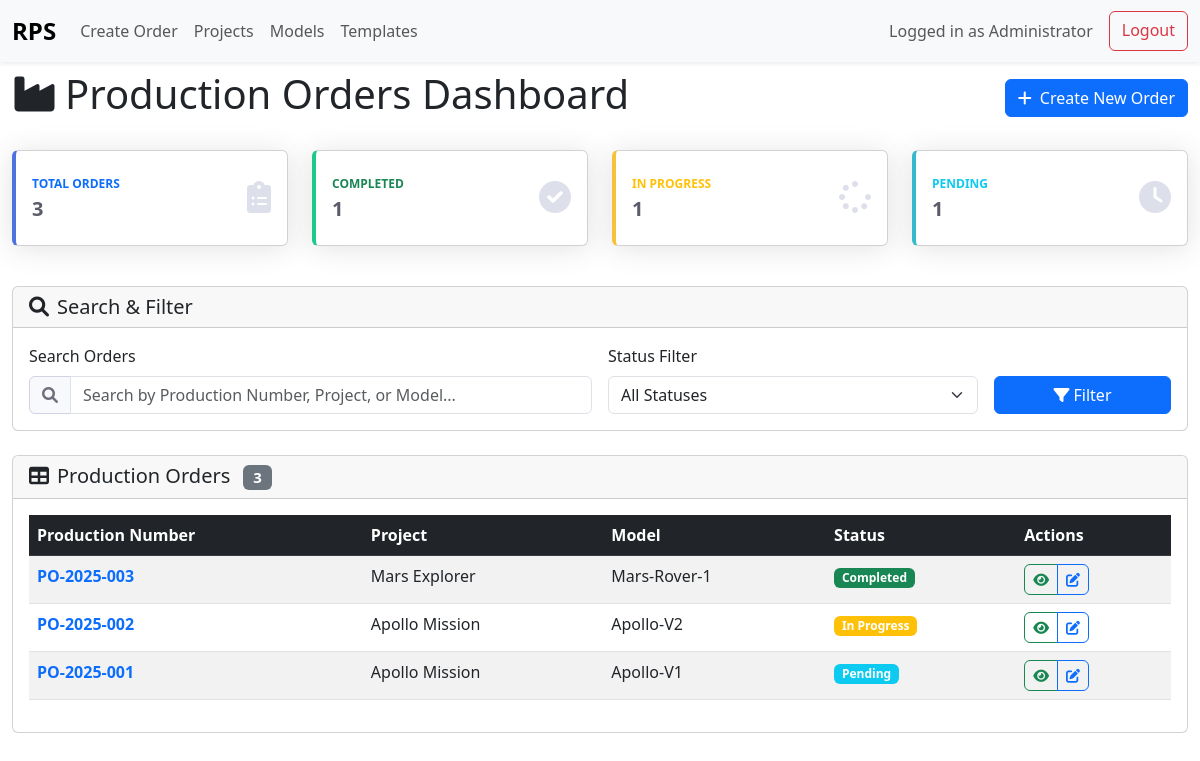
/index.php (signed in), run on the app's committed database.
### tables this page shows
CREATE TABLE ProductionOrders (
    ProductionNumber VARCHAR(50) PRIMARY KEY,
    EmptyTubeNumber VARCHAR(50),
    ProjectID INT NOT NULL,
    ModelID INT NOT NULL,
    MC02_Status VARCHAR(30) DEFAULT 'Pending',
    MC02_SignedBy_UserID INT NULL,
    MC02_SignedDate DATETIME NULL,
    CONSTRAINT FK_ProdOrders_Projects FOREIGN KEY(ProjectID)
        REFERENCES Projects(ProjectID),
    CONSTRAINT FK_ProdOrders_Models FOREIGN KEY(ModelID)
        REFERENCES Models(ModelID),
    CONSTRAINT FK_ProdOrders_Users FOREIGN KEY(MC02_SignedBy_UserID)
        REFERENCES Users(UserID)
);

CREATE TABLE Projects (
    ProjectID INT AUTO_INCREMENT PRIMARY KEY,
    ProjectName VARCHAR(100) NOT NULL UNIQUE
);

CREATE TABLE Models (
    ModelID INT AUTO_INCREMENT PRIMARY KEY,
    ProjectID INT NOT NULL,
    ModelName VARCHAR(100) NOT NULL,
    CONSTRAINT FK_Models_Projects FOREIGN KEY(ProjectID)
        REFERENCES Projects(ProjectID)
);

### public/index.php (the view, shortened to what this page needs)
<?php
$pdo = Database::connect();
$search = $_GET['search'] ?? '';
$statusFilter = $_GET['status'] ?? '';
$query = 'SELECT po.ProductionNumber, p.ProjectName, m.ModelName, po.MC02_Status
          FROM ProductionOrders po
          LEFT JOIN Projects p ON po.ProjectID = p.ProjectID
          LEFT JOIN Models m ON po.ModelID = m.ModelID
          WHERE 1=1';
$params = [];
$query .= ' ORDER BY po.ProductionNumber DESC';
$stmt = $pdo->prepare($query);
$stmt->execute($params);
$orders = $stmt->fetchAll(PDO::FETCH_ASSOC);
$kpiData = [];
$kpiQueries = [
    'total' => 'SELECT COUNT(*) FROM ProductionOrders',
    'completed' => 'SELECT COUNT(*) FROM ProductionOrders WHERE MC02_Status = "Completed"',
    'in_progress' => 'SELECT COUNT(*) FROM ProductionOrders WHERE MC02_Status = "In Progress"',
    'pending' => 'SELECT COUNT(*) FROM ProductionOrders WHERE MC02_Status IS NULL OR MC02_Status = "" OR MC02_Status = "Pending"'
];
foreach ($kpiQueries as $key => $kpiQuery) {
    $kpiData[$key] = $pdo->query($kpiQuery)->fetchColumn();
}
include __DIR__ . '/templates/header.php';
?>
<div class="row">
    <div class="col-12">
        <div class="d-flex justify-content-between align-items-center mb-4">
            <h1><i class="fas fa-industry me-2"></i>Production Orders Dashboard</h1>
            <a href="create_order.php" class="btn btn-primary">
                <i class="fas fa-plus me-2"></i>Create New Order
            </a>
        </div>
        <div class="row mb-4">
            <div class="col-xl-3 col-md-6 mb-3">
                <div class="card border-left-primary shadow h-100 py-2">
                    <div class="card-body">
                        <div class="row no-gutters align-items-center">
                            <div class="col mr-2">
                                <div class="text-xs font-weight-bold text-primary text-uppercase mb-1">
                                    Total Orders
                                </div>
                                <div class="h5 mb-0 font-weight-bold text-gray-800">
                                    <?php echo $kpiData['total']; ?>
                                </div>
                            </div>
                            <div class="col-auto">
                                <i class="fas fa-clipboard-list fa-2x text-gray-300"></i>
                            </div>
                        </div>
                    </div>
                </div>
            </div>
            <div class="col-xl-3 col-md-6 mb-3">
                <div class="card border-left-success shadow h-100 py-2">
                    <div class="card-body">
                        <div class="row no-gutters align-items-center">
                            <div class="col mr-2">
                                <div class="text-xs font-weight-bold text-success text-uppercase mb-1">
                                    Completed
                                </div>
                                <div class="h5 mb-0 font-weight-bold text-gray-800">
                                    <?php echo $kpiData['completed']; ?>
                                </div>
                            </div>
                            <div class="col-auto">
                                <i class="fas fa-check-circle fa-2x text-gray-300"></i>
                            </div>
                        </div>
                    </div>
                </div>
            </div>
            <div class="col-xl-3 col-md-6 mb-3">
                <div class="card border-left-warning shadow h-100 py-2">
                    <div class="card-body">
                        <div class="row no-gutters align-items-center">
                            <div class="col mr-2">
                                <div class="text-xs font-weight-bold text-warning text-uppercase mb-1">
                                    In Progress
                                </div>
                                <div class="h5 mb-0 font-weight-bold text-gray-800">
                                    <?php echo $kpiData['in_progress']; ?>
                                </div>
                            </div>
                            <div class="col-auto">
                                <i class="fas fa-spinner fa-2x text-gray-300"></i>
                            </div>
                        </div>
                    </div>
                </div>
            </div>
            <div class="col-xl-3 col-md-6 mb-3">
                <div class="card border-left-info shadow h-100 py-2">
                    <div class="card-body">
                        <div class="row no-gutters align-items-center">
                            <div class="col mr-2">
                                <div class="text-xs font-weight-bold text-info text-uppercase mb-1">
                                    Pending
                                </div>
                                <div class="h5 mb-0 font-weight-bold text-gray-800">
                                    <?php echo $kpiData['pending']; ?>
                                </div>
                            </div>
                            <div class="col-auto">
                                <i class="fas fa-clock fa-2x text-gray-300"></i>
                            </div>
                        </div>
                    </div>
                </div>
            </div>
        </div>
        <div class="card mb-4">
            <div class="card-header">
                <h5 class="card-title mb-0"><i class="fas fa-search me-2"></i>Search & Filter</h5>
            </div>
            <div class="card-body">
                <form method="GET" class="row g-3">
                    <div class="col-md-6">
                        <label class="form-label">Search Orders</label>
                        <div class="input-group">
                            <span class="input-group-text"><i class="fas fa-search"></i></span>
                            <input type="text" name="search" id="search-input" class="form-control"
                                   placeholder="Search by Production Number, Project, or Model..."
                                   value="<?php echo htmlspecialchars($search); ?>">
                        </div>
                    </div>
                    <div class="col-md-4">
                        <label class="form-label">Status Filter</label>
                        <select name="status" class="form-select">
                            <option value="">All Statuses</option>
                        </select>
                    </div>
                    <div class="col-md-2">
                        <label class="form-label">&nbsp;</label>
                        <div class="d-grid">
                            <button type="submit" class="btn btn-primary">
                                <i class="fas fa-filter me-1"></i>Filter
                            </button>
                        </div>
                    </div>
                </form>
            </div>
        </div>
        <div class="card">
            <div class="card-header">
                <h5 class="card-title mb-0">
                    <i class="fas fa-table me-2"></i>Production Orders
                    <span class="badge bg-secondary ms-2"><?php echo count($orders); ?></span>
                </h5>
            </div>
            <div class="card-body">
                <?php if (empty($orders)): ?>
                    <div class="text-center py-5">
                        <i class="fas fa-inbox fa-3x text-muted mb-3"></i>
                        <h5 class="text-muted">No orders found</h5>
                        <p class="text-muted">
                            <?php if ($search || $statusFilter): ?>
                                Try adjusting your search criteria or
                                <a href="index.php" class="text-decoration-none">clear filters</a>.
                            <?php else: ?>
                                <a href="create_order.php" class="btn btn-primary">Create your first order</a>
                            <?php endif; ?>
                        </p>
                    </div>
                <?php else: ?>
                    <div class="table-responsive">
                        <table id="orders-table" class="table table-striped table-hover">                            <thead class="table-dark">
                                <tr>
                                    <th>Production Number</th>
                                    <th>Project</th>
                                    <th>Model</th>
                                    <th>Status</th>
                                    <th>Actions</th>
                                </tr>
                            </thead>
                            <tbody>                                <?php foreach ($orders as $order): ?>
                                <tr>
                                    <td>
                                        <a href="view_order.php?pn=<?php echo urlencode($order['ProductionNumber']); ?>"
                                           class="text-decoration-none fw-bold">
                                            <?php echo htmlspecialchars($order['ProductionNumber']); ?>
                                        </a>
                                    </td>
                                    <td><?php echo htmlspecialchars($order['ProjectName']); ?></td>
                                    <td><?php echo htmlspecialchars($order['ModelName']); ?></td>
                                    <td>
                                        <?php
                                        $status = $order['MC02_Status'];
                                        $badgeClass = 'secondary';
                                        if ($status === 'Completed') $badgeClass = 'success';
                                        elseif ($status === 'In Progress') $badgeClass = 'warning';                                        elseif ($status === 'Pending') $badgeClass = 'info';
                                        ?>
                                        <span class="badge bg-<?php echo $badgeClass; ?>">
                                            <?php echo htmlspecialchars($status ?: 'Not Set'); ?>
                                        </span>
                                    </td>
                                    <td>
                                        <div class="btn-group btn-group-sm" role="group">
                                            <a href="view_order.php?pn=<?php echo urlencode($order['ProductionNumber']); ?>"
                                               class="btn btn-outline-success" title="View Order">
                                                <i class="fas fa-eye"></i>
                                            </a>
                                            <a href="edit_order.php?pn=<?php echo urlencode($order['ProductionNumber']); ?>"
                                               class="btn btn-outline-primary" title="Edit Order">
                                                <i class="fas fa-edit"></i>
                                            </a>
                                        </div>
                                    </td>
                                </tr>
                                <?php endforeach; ?>
                            </tbody>
                        </table>
                    </div>
                <?php endif; ?>
            </div>
        </div>
    </div>
</div>
<?php include __DIR__ . '/templates/footer.php'; ?>

### public/templates/header.php (shortened to what this page needs)
<!DOCTYPE html>
<html lang="en">
<head>
    <link href="https://cdn.jsdelivr.net/npm/bootstrap@5.3.0/dist/css/bootstrap.min.css" rel="stylesheet">
    <link href="https://cdnjs.cloudflare.com/ajax/libs/font-awesome/6.0.0/css/all.min.css" rel="stylesheet">
    <link href="assets/css/app.css" rel="stylesheet">
</head>
<body>
<div id="toast-container" class="position-fixed top-0 end-0 p-3" style="z-index:1100;"></div>
<?php include __DIR__ . '/navigation.php'; ?>
<div class="container-fluid">

### public/templates/navigation.php (shortened to what this page needs)
<nav class="navbar navbar-expand-lg navbar-light bg-light fixed-top">
  <div class="container-fluid">
    <a class="navbar-brand" href="index.php">RPS</a>
    <div class="collapse navbar-collapse" id="navbarNav">
      <ul class="navbar-nav me-auto mb-2 mb-lg-0">
        <li class="nav-item"><a class="nav-link" href="create_order.php">Create Order</a></li>
        <li class="nav-item"><a class="nav-link" href="projects.php">Projects</a></li>
        <li class="nav-item"><a class="nav-link" href="models.php">Models</a></li>
        <li class="nav-item"><a class="nav-link" href="templates.php">Templates</a></li>
      </ul>
      <div class="d-flex">
        <?php if (isset($_SESSION['UserID'])): ?>
          <span class="navbar-text me-3">Logged in as <?= htmlspecialchars($_SESSION['Role']) ?></span>
          <a class="btn btn-outline-danger" href="logout.php">Logout</a>
        <?php else: ?>
          <a class="btn btn-outline-primary" href="login.php">Login</a>
        <?php endif; ?>
      </div>
    </div>
  </div>
</nav>

### public/templates/footer.php (shortened to what this page needs)
</div>
</body>
</html>

### public/assets/css/app.css (style rules this page uses)
body { padding-top: 70px; }
.card.border-left-primary { border-left: 0.25rem solid #4e73df !important; }
.card.border-left-success { border-left: 0.25rem solid #1cc88a !important; }
.card.border-left-warning { border-left: 0.25rem solid #f6c23e !important; }
.card.border-left-info { border-left: 0.25rem solid #36b9cc !important; }
.text-xs { font-size: 0.75rem; }
.font-weight-bold { font-weight: 700 !important; }
.text-gray-800 { color: #5a5c69 !important; }
.text-gray-300 { color: #dddfeb !important; }
.shadow { box-shadow: 0 0.15rem 1.75rem 0 rgba(58, 59, 69, 0.15) !important; }
.btn-group-sm > .btn, .btn-sm { padding: 0.25rem 0.5rem; font-size: 0.875rem; }
.input-group-text { background-color: #f8f9fc; border-color: #d1d3e2; color: #6e707e; }
.badge { font-size: 0.75em; font-weight: 600; }
.btn-group .btn { border-radius: 0; }
.btn-group .btn:first-child { border-top-left-radius: 0.375rem; border-bottom-left-radius: 0.375rem; }
.btn-group .btn:last-child { border-top-right-radius: 0.375rem; border-bottom-right-radius: 0.375rem; }
.navbar-brand { font-weight: bold; font-size: 1.5rem; }
.navbar { box-shadow: 0 0.125rem 0.25rem rgba(0, 0, 0, 0.075); }

### data on the page
productionorders: ProductionNumber "PO-2025-003", ProjectID.ProjectName "Mars Explorer", ModelID.ModelName "Mars-Rover-1", MC02_Status "Completed"
productionorders: ProductionNumber "PO-2025-002", ProjectID.ProjectName "Apollo Mission", ModelID.ModelName "Apollo-V2", MC02_Status "In Progress"
productionorders: ProductionNumber "PO-2025-001", ProjectID.ProjectName "Apollo Mission", ModelID.ModelName "Apollo-V1", MC02_Status "Pending"

### other printed values
$_SESSION['Role'] "Administrator"
$kpiData['total'] "3"
$kpiData['completed'] "1"
$kpiData['in_progress'] "1"
$kpiData['pending'] "1"
count($orders) "3"
